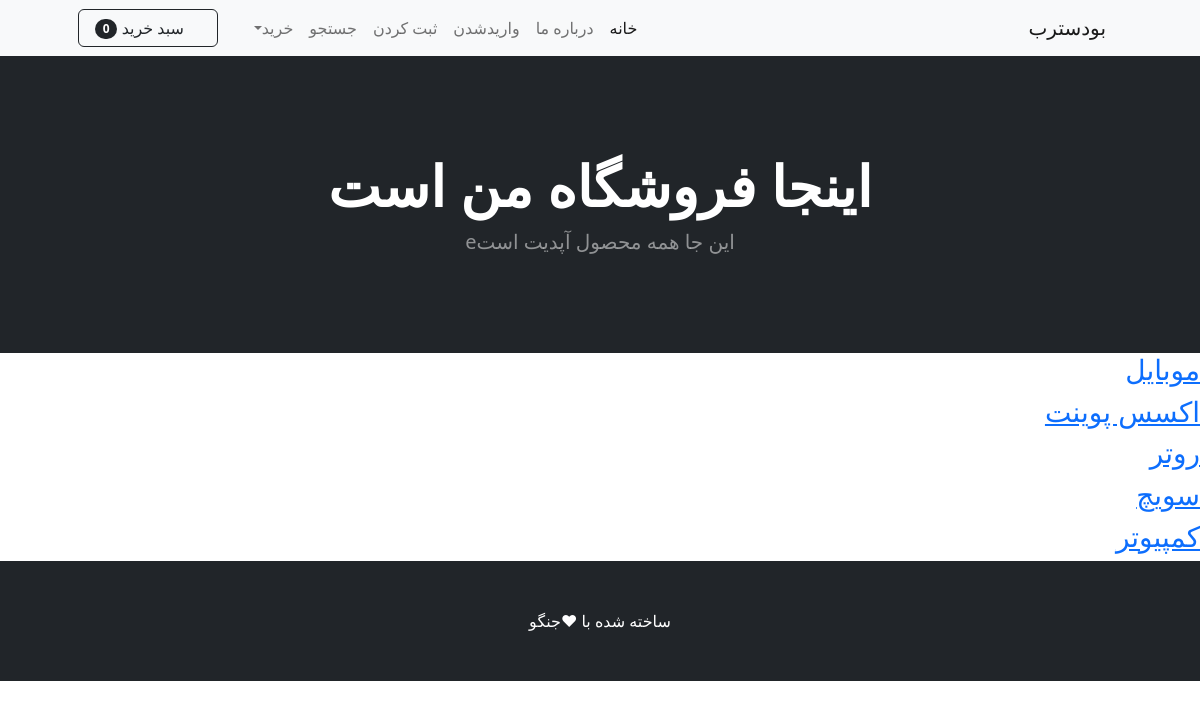
The page /arif/catagory/ on the database its author committed.
### shops/models.py (models this page shows, shortened)
class Category(models.Model):
    name =models.CharField(max_length=50)

### shops/views.py (the view)
# urls.py: path('catagory/',views.cat_product,name='cat_product'),
def cat_product(request):
    all_cat=Category.objects.all()
    return render(request,'cat_product.html',{'all_cat':all_cat})

### cart/cart.py (called while the page is built)
    def __len__(self):
            return len (self.cart)

### cart/context_processors.py (called while the page is built)
def cart(request):
    return {'cart':Cart(request)}

### shops/templates/cat_product.html
{% extends "base.html" %}
{% block content %}
<header class="bg-dark py-5">
    <div class="container px-4 px-lg-5 my-5">
        <div class="text-center text-white">
            <h1 class="display-4 fw-bolder">اینجا فروشگاه من است</h1>
            <p class="lead fw-normal text-white-50 mb-0">این جا همه محصول آپدیت استe</p>
        </div>
    </div>
</header>
{% for category in all_cat %}
    <h3 center:""><a href="{% url 'category' category.name %}">{{ category.name }}</a></h3>
{% endfor %}
{% endblock  %}%

### rows shown on the page
Category: name "موبایل"
Category: name "اکسس پوینت"
Category: name "روتر"
Category: name "سویچ"
Category: name "کمپیوتر"

### other values the page prints
{{ cart|length }} "0"
